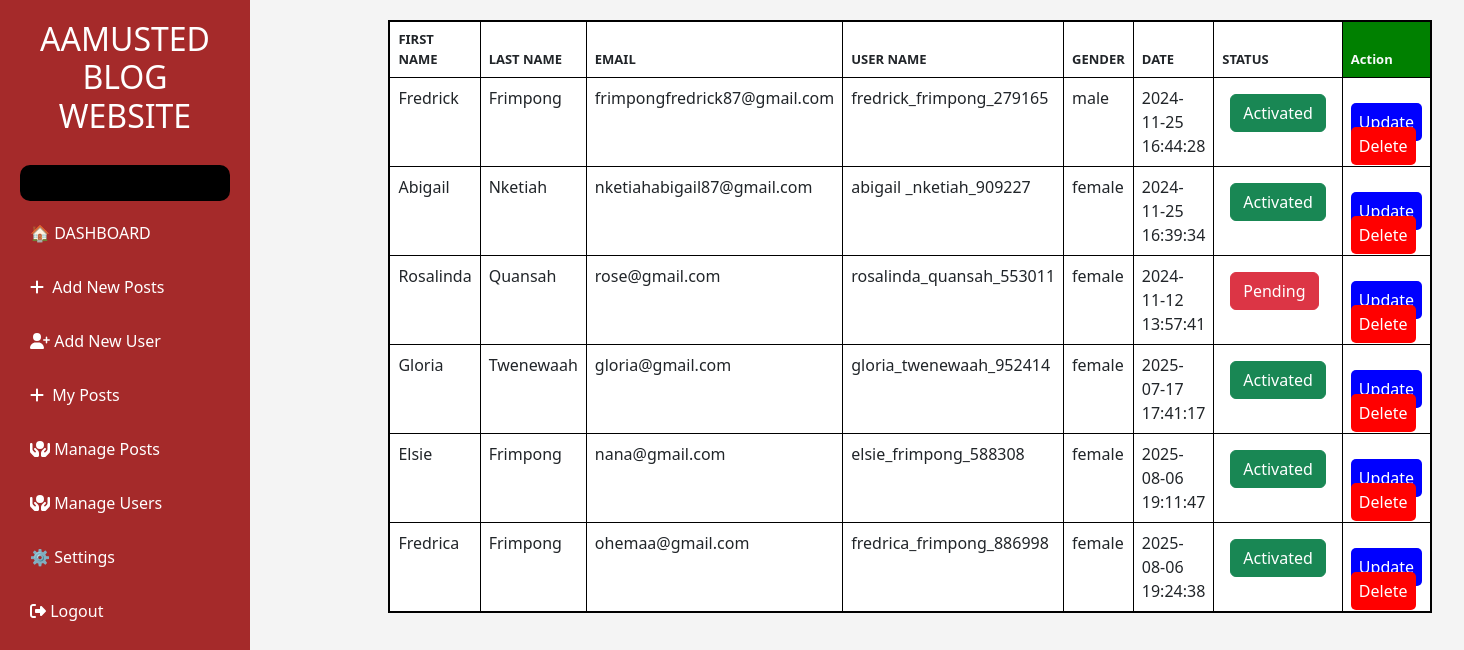
The page /admin/admin_manage_users.php on the database its author committed.
### tables this page shows
CREATE TABLE `blog_users` (
  `user_id` int(11) NOT NULL,
  `fname` varchar(100) NOT NULL,
  `lname` varchar(100) NOT NULL,
  `email` varchar(100) NOT NULL,
  `password` varchar(255) NOT NULL,
  `user_name` varchar(255) NOT NULL,
  `gender` varchar(20) NOT NULL,
  `role` varchar(100) NOT NULL,
  `date` datetime NOT NULL,
  `status` varchar(100) NOT NULL
);

### admin/admin_manage_users.php (the view, shortened to what this page needs)
<!DOCTYPE html>
<html lang="en">
<head>
     <link href="https://cdn.jsdelivr.net/npm/bootstrap@5.0.2/dist/css/bootstrap.min.css" rel="stylesheet" >
     <link rel="stylesheet" href="//maxcdn.bootstrapcdn.com/font-awesome/4.3.0/css/font-awesome.min.css">
    <link rel="stylesheet" href="https://cdnjs.cloudflare.com/ajax/libs/font-awesome/6.1.1/css/all.min.css" />
    <link rel="stylesheet" href="assets/css/bootstrap.min.css">
    <link rel="stylesheet" href="..\includes/header.css">
</head>
<body>
      <?php
      include"..\includes/admin_sidebar.php";
      ?>
      <h2 style="text-align: center;color:coral">ALL BLOG USERS </h2>
<div class="main-content">
    <div class="container-fluid">
        <div class="row">
            <div class="col-md-12">
            <table id="datatableid" class="table"  style="border:2px solid black; background-color:gray;" >
              <thead style="font-size:13px;" >
                <tr>
                  <th class="text-dark" style="border: 1px solid black;background:white">FIRST NAME</th>
                  <th class="text-dark" style="border: 1px solid black;background:white">LAST NAME</th>
                  <th class="text-dark" style="border: 1px solid black;background:white">EMAIL</th>
                  <th class="text-dark" style="border: 1px solid black;background:white">USER NAME</th>
                  <th class="text-dark" style="border: 1px solid black;background:white">GENDER</th>
                  <th class="text-dark" style="border: 1px solid black;background:white">DATE</th>
                  <th class="text-dark" style="border: 1px solid black;background:white">STATUS</th>
                  <th class="text-light" style="border: 1px solid black;background:green">Action</th>
                </tr>
              </thead>
              <tbody id="table-body" class=" table" style="color:navy; font-size: 16px; text-align: justify;">
                <?php
                     $sql = "SELECT * FROM `blog_users`   ";
                    $query= mysqli_query($conn, $sql);
                    while($row = mysqli_fetch_assoc($query)){
                      ?>
                        <tr>
                          <td class="text-dark" style="border: 1px solid black;background:white"><?php echo $row['fname']?></td>
                          <td class="text-dark" style="border: 1px solid black;background:white"><?php echo $row['lname']?></td>
                          <td class="text-dark" style="border: 1px solid black;background:white"><?php echo $row['email']?></td>
                          <td class="text-dark" style="border: 1px solid black;background:white"><?php echo $row['user_name']?></td>
                          <td class="text-dark" style="border: 1px solid black;background:white"><?php echo $row['gender']?></td>
                          <td class="text-dark" style="border: 1px solid black;background:white"><?php echo $row['date']?></td>
                          <td class="text-dark" style="border: 1px solid black;background:white">
                          <?php
                          if($row['status']==1){
                            echo'<p><a href="accept_user.php?user_id=' . $row['user_id'].'&status=0" class="btn btn-success">Activated</a></p>';
                          }else{
                            echo'<p><a href="accept_user.php?user_id=' . $row['user_id'].'&status=1" class="btn btn-danger">Pending</a></p>';
                          }
                          ?>
                          </td>
                          <td style="border: 1px solid black;background:white;"><br>
                            <a href="super_update_users.php?update_id=<?php echo $row['user_id']?>" id="post-update">Update</a>
                            <a onclick="return confirm('Do You Really Want to Delete This Record? ')"  href="delete_users.php?delete_id=<?php echo $row['user_id']?>" id="post-delete">Delete</a>
                          </td>
                        </tr>
                      <?php
                    }
                ?>
              </tbody>
            </table>
            </div>
        </div>
    </div><br><br>
     </div>
</body>
</html>

### includes/admin_sidebar.php (style rules this page uses)
* { box-sizing: border-box; margin: 0; padding: 0; }
body { font-family: 'Segoe UI', sans-serif; display: flex; min-height: 100vh; background-color: #f4f4f4; }
.main-content { margin-left: 250px; padding: 20px; width: 100%; }

### admin/admin_manage_users.php (style rules this page uses)
body { overflow: scroll; }
#post-update { text-decoration: none; background-color: blue; color: white; border-radius: 5px; }
#post-delete { text-decoration: none; background-color: red; color: white; border-radius: 5px; }

### rows shown on the page
blog_users: fname "Fredrick", lname "Frimpong", email "frimpongfredrick87@gmail.com", user_name "fredrick_frimpong_279165", gender "male", date "2024-11-25 16:44:28"
blog_users: fname "Abigail", lname "Nketiah", email "nketiahabigail87@gmail.com", user_name "abigail _nketiah_909227", gender "female", date "2024-11-25 16:39:34"
blog_users: fname "Rosalinda", lname "Quansah", email "rose@gmail.com", user_name "rosalinda_quansah_553011", gender "female", date "2024-11-12 13:57:41"
blog_users: fname "Gloria", lname "Twenewaah", email "gloria@gmail.com", user_name "gloria_twenewaah_952414", gender "female", date "2025-07-17 17:41:17"
blog_users: fname "Elsie", lname "Frimpong", email "nana@gmail.com", user_name "elsie_frimpong_588308", gender "female", date "2025-08-06 19:11:47"
blog_users: fname "Fredrica", lname "Frimpong", email "ohemaa@gmail.com", user_name "fredrica_frimpong_886998", gender "female", date "2025-08-06 19:24:38"
